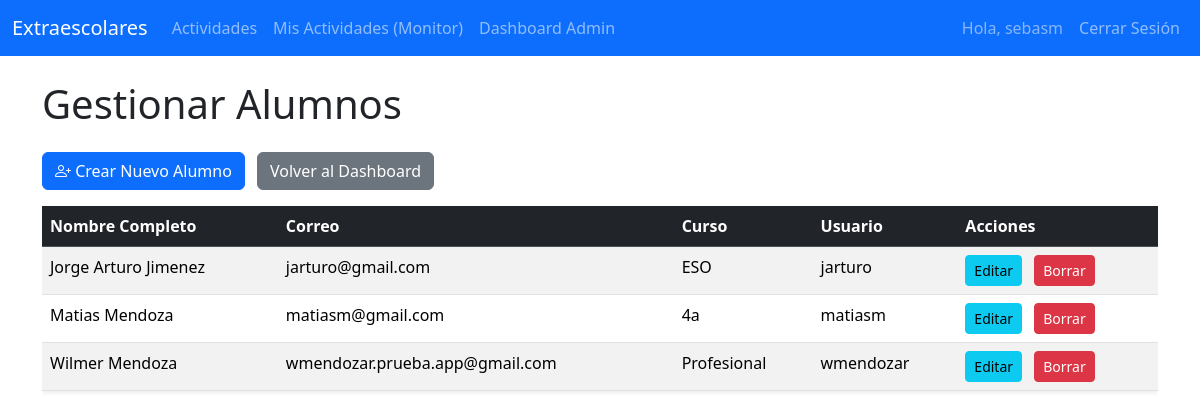
The page /actividades/admin-dashboard/alumnos/ (signed in) on the database its author committed.
### actividades/models.py (models this page shows, shortened)
class Alumno(models.Model):
    usuario = models.OneToOneField(User, on_delete=models.CASCADE)
    nombre_completo = models.CharField(max_length=200)
    correo = models.EmailField(unique=True) # El correo será único
    curso = models.CharField(max_length=50)

### actividades/views.py (the view)
# urls.py: path('admin-dashboard/alumnos/', views.admin_lista_alumnos, name='admin_lista_alumnos'),
@login_required
@user_passes_test(is_admin, login_url='/login/')
def admin_lista_alumnos(request):
    alumnos = Alumno.objects.all().order_by('nombre_completo')
    context = {'alumnos': alumnos}
    return render(request, 'actividades/admin_lista_alumnos.html', context)

### actividades/views.py (called while the page is built)
def is_admin(user):
    return user.is_authenticated and user.is_staff

### templates/actividades/admin_lista_alumnos.html (shortened to what this page needs)
{% extends 'base.html' %}
{% block content %}
<h1 class="mb-4">Gestionar Alumnos</h1>
<a href="{% url 'admin_crear_alumno' %}" class="btn btn-primary mb-3">
    <i class="bi bi-person-plus"></i> Crear Nuevo Alumno
</a>
<a href="{% url 'admin_dashboard' %}" class="btn btn-secondary mb-3 ms-2">
    Volver al Dashboard
</a>
{% if alumnos %}
    <div class="table-responsive">
        <table class="table table-hover table-striped shadow-sm">
            <thead class="table-dark">
                <tr>
                    <th>Nombre Completo</th>
                    <th>Correo</th>
                    <th>Curso</th>
                    <th>Usuario</th>
                    <th>Acciones</th>
                </tr>
            </thead>
            <tbody>
                {% for alumno in alumnos %}
                <tr>
                    <td>{{ alumno.nombre_completo }}</td>
                    <td>{{ alumno.correo }}</td>
                    <td>{{ alumno.curso }}</td>
                    <td>{{ alumno.usuario.username }}</td>
                    <td>
                        <a href="{% url 'admin_editar_alumno' alumno.id %}" class="btn btn-sm btn-info me-2">Editar</a>
                        <a href="{% url 'admin_borrar_alumno' alumno.id %}" class="btn btn-sm btn-danger">Borrar</a>
                    </td>
                </tr>
                {% endfor %}
            </tbody>
        </table>
    </div>
{% else %}
    <div class="alert alert-info" role="alert">
        No hay alumnos registrados.
    </div>
{% endif %}
{% endblock %}

### templates/base.html (shortened to what this page needs)
{% load static %}
<!DOCTYPE html>
<html lang="es">
<head>
    <link href="https://cdn.jsdelivr.net/npm/bootstrap@5.3.3/dist/css/bootstrap.min.css" rel="stylesheet">
    <link rel="stylesheet" href="https://cdn.jsdelivr.net/npm/bootstrap-icons@1.11.3/font/bootstrap-icons.min.css">
</head>
<body>
    <nav class="navbar navbar-expand-lg navbar-dark bg-primary">
        <div class="container-fluid">
            <a class="navbar-brand" href="{% url 'lista_actividades' %}">Extraescolares</a>
            <div class="collapse navbar-collapse" id="navbarNav">
                <ul class="navbar-nav me-auto mb-2 mb-lg-0">
                    <li class="nav-item">
                        <a class="nav-link" href="{% url 'lista_actividades' %}">Actividades</a>
                    </li>
                    {% if user.is_authenticated %}
                        {% if not user.alumno and user.is_staff %}
                        <li class="nav-item">
                            <a class="nav-link" href="{% url 'actividades_monitor' %}">Mis Actividades (Monitor)</a>
                        </li>
                        {% endif %}
                        {% if user.is_staff %}
                        <li class="nav-item">
                            <a class="nav-link" href="{% url 'admin_dashboard' %}">Dashboard Admin</a>
                        </li>
                        {% endif %}
                    {% endif %}
                </ul>
                <ul class="navbar-nav">
                    {% if user.is_authenticated %}
                        <li class="nav-item">
                            <span class="nav-link text-white-50">Hola, {{ user.username }}</span>
                        </li>
                        <li class="nav-item">
                            <a class="nav-link" href="{% url 'logout' %}">Cerrar Sesión</a>
                        </li>
                    {% endif %}
                </ul>
            </div>
        </div>
    </nav>
    <div class="container mt-4">
        {% block content %}
        {% endblock %}
    </div>
</body>
</html>

### rows shown on the page
Alumno: nombre_completo "Jorge Arturo Jimenez", correo "jarturo@gmail.com", curso "ESO", usuario.username "jarturo"
Alumno: nombre_completo "Matias Mendoza", correo "matiasm@gmail.com", curso "4a", usuario.username "matiasm"
Alumno: nombre_completo "Wilmer Mendoza", correo "wmendozar.prueba.app@gmail.com", curso "Profesional", usuario.username "wmendozar"

### other values the page prints
{{ user.username }} "sebasm"
